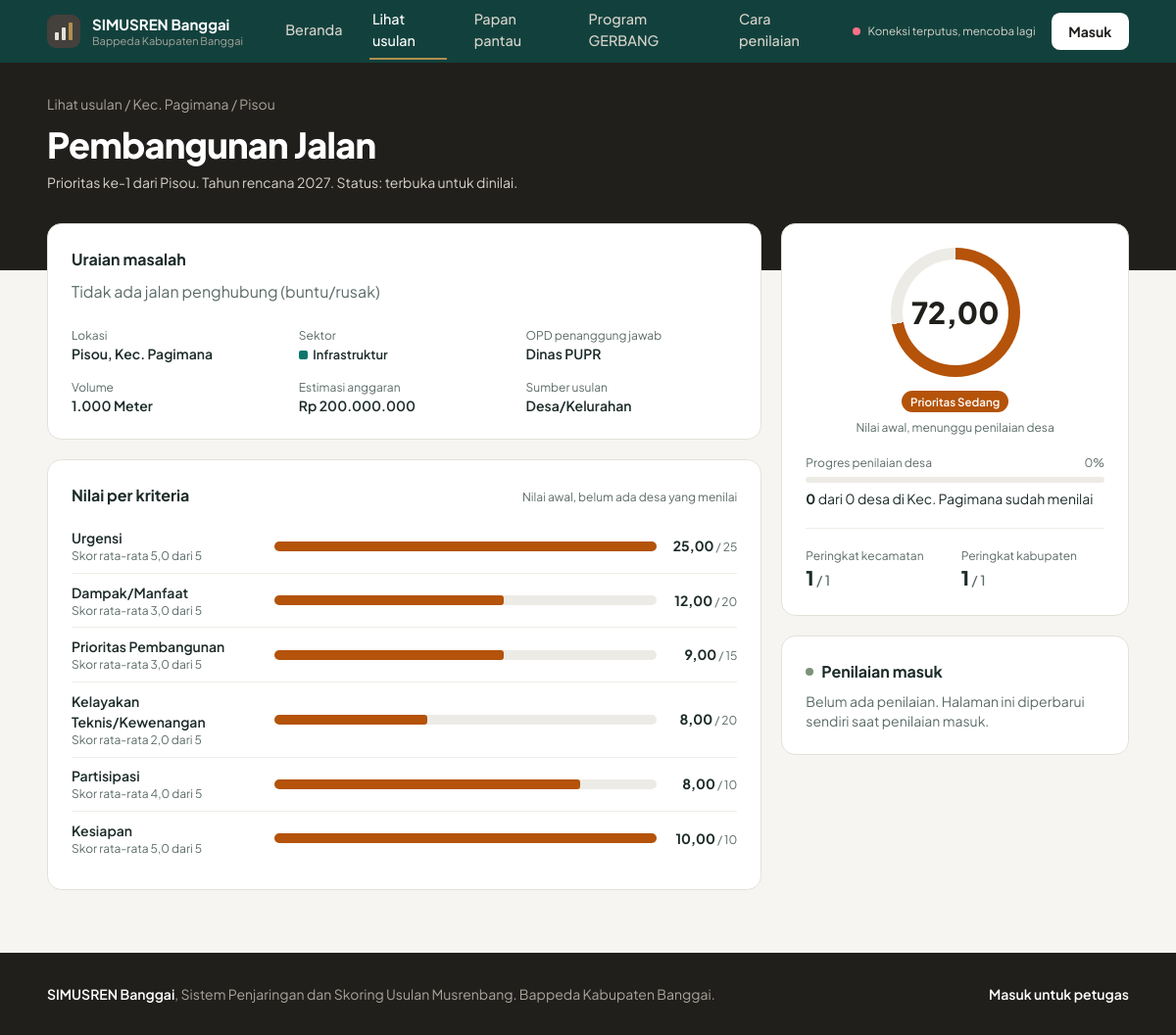
The app's page /lihat_usulan.php?id=1 with its own data.
### tables this page shows
CREATE TABLE `tb_usulan` (
  `id_usulan`         INT AUTO_INCREMENT PRIMARY KEY,
  `kode_usulan`       VARCHAR(40) NOT NULL UNIQUE,
  `tahun`             SMALLINT NOT NULL,
  `id_kecamatan`      INT NOT NULL,
  `desa`              VARCHAR(100) NOT NULL,
  `id_sumber`         INT NOT NULL,
  `id_sektor`         INT NOT NULL,
  `id_opd`            INT NOT NULL,
  `id_kamus`          INT DEFAULT NULL,
  `nama_usulan`       VARCHAR(255) NOT NULL,
  `uraian_masalah`    TEXT,
  `keterangan_lokasi` VARCHAR(255) DEFAULT NULL,
  `volume`            DECIMAL(14,2) DEFAULT 0,
  `satuan`            VARCHAR(30) DEFAULT NULL,
  `estimasi_anggaran` DECIMAL(18,2) DEFAULT 0,
  `nilai_awal`        DECIMAL(6,2) DEFAULT NULL,
  `jumlah_penilai`    INT NOT NULL DEFAULT 0,
  `peringkat_desa`    INT DEFAULT NULL,
  `total_nilai`       DECIMAL(6,2) DEFAULT NULL,
  `id_kategori`       INT DEFAULT NULL,
  `status`            ENUM('Draft','Terverifikasi','Ditolak') NOT NULL DEFAULT 'Draft',
  `catatan_verifikasi` TEXT,
  `id_user`           INT DEFAULT NULL,
  `dibuat_pada`       DATETIME NOT NULL DEFAULT CURRENT_TIMESTAMP,
  `diubah_pada`       DATETIME NOT NULL DEFAULT CURRENT_TIMESTAMP ON UPDATE CURRENT_TIMESTAMP,
  KEY `idx_tahun` (`tahun`),
  KEY `idx_kec` (`id_kecamatan`),
  KEY `idx_desa` (`id_kecamatan`,`desa`),
  KEY `idx_prioritas` (`tahun`,`id_kecamatan`,`desa`,`peringkat_desa`),
  KEY `idx_sektor` (`id_sektor`),
  KEY `idx_opd` (`id_opd`),
  KEY `idx_nilai` (`total_nilai`),
  CONSTRAINT `fk_usulan_kec` FOREIGN KEY (`id_kecamatan`) REFERENCES `tb_kecamatan`(`id_kecamatan`),
  CONSTRAINT `fk_usulan_sumber` FOREIGN KEY (`id_sumber`) REFERENCES `tb_sumber_usulan`(`id_sumber`),
  CONSTRAINT `fk_usulan_sektor` FOREIGN KEY (`id_sektor`) REFERENCES `tb_sektor`(`id_sektor`),
  CONSTRAINT `fk_usulan_opd` FOREIGN KEY (`id_opd`) REFERENCES `tb_opd`(`id_opd`)
);

CREATE TABLE `tb_kecamatan` (
  `id_kecamatan` INT AUTO_INCREMENT PRIMARY KEY,
  `nama`         VARCHAR(80) NOT NULL,
  `aktif`        TINYINT(1) NOT NULL DEFAULT 1
);

CREATE TABLE `tb_sektor` (
  `id_sektor` INT AUTO_INCREMENT PRIMARY KEY,
  `nama`      VARCHAR(80) NOT NULL,
  `warna`     VARCHAR(9) NOT NULL DEFAULT '#0F766E',
  `aktif`     TINYINT(1) NOT NULL DEFAULT 1
);

CREATE TABLE `tb_opd` (
  `id_opd` INT AUTO_INCREMENT PRIMARY KEY,
  `nama`   VARCHAR(120) NOT NULL,
  `aktif`  TINYINT(1) NOT NULL DEFAULT 1
);

CREATE TABLE `tb_sumber_usulan` (
  `id_sumber` INT AUTO_INCREMENT PRIMARY KEY,
  `nama`      VARCHAR(80) NOT NULL,
  `aktif`     TINYINT(1) NOT NULL DEFAULT 1
);

CREATE TABLE `tb_usulan_skor` (
  `id_skor`     INT AUTO_INCREMENT PRIMARY KEY,
  `id_usulan`   INT NOT NULL,
  `id_kriteria` INT NOT NULL,
  `skor`        TINYINT NOT NULL,
  `bobot`       DECIMAL(6,2) NOT NULL,
  `skala_maks`  TINYINT NOT NULL DEFAULT 5,
  `nilai`       DECIMAL(6,2) NOT NULL,
  UNIQUE KEY `uq_usulan_kriteria` (`id_usulan`,`id_kriteria`),
  CONSTRAINT `fk_skor_usulan` FOREIGN KEY (`id_usulan`) REFERENCES `tb_usulan`(`id_usulan`) ON DELETE CASCADE,
  CONSTRAINT `fk_skor_kriteria` FOREIGN KEY (`id_kriteria`) REFERENCES `tb_kriteria`(`id_kriteria`)
);

CREATE TABLE `tb_kriteria` (
  `id_kriteria`  INT AUTO_INCREMENT PRIMARY KEY,
  `kode`         VARCHAR(10) NOT NULL UNIQUE,
  `nama`         VARCHAR(100) NOT NULL,
  `deskripsi`    TEXT,
  `bobot`        DECIMAL(6,2) NOT NULL,
  `skala_maks`   TINYINT NOT NULL DEFAULT 5,
  `urut`         TINYINT NOT NULL DEFAULT 1,
  `aktif`        TINYINT(1) NOT NULL DEFAULT 1
);

CREATE TABLE `tb_kategori` (
  `id_kategori`  INT AUTO_INCREMENT PRIMARY KEY,
  `nama`         VARCHAR(60) NOT NULL,
  `batas_bawah`  DECIMAL(6,2) NOT NULL,
  `warna`        VARCHAR(9) NOT NULL DEFAULT '#64748B',
  `urut`         TINYINT NOT NULL DEFAULT 1
);

### includes/fungsi.php (called while the page is built, shortened)
<?php
function e($teks): string
{
    return htmlspecialchars((string)$teks, ENT_QUOTES, 'UTF-8');
}
function rupiah($angka): string
{
    return 'Rp ' . number_format((float)$angka, 0, ',', '.');
}
function angka($nilai, int $desimal = 2): string
{
    return number_format((float)$nilai, $desimal, ',', '.');
}
function syarat_prioritas(string $alias = 'u'): string
{
    return $alias . '.peringkat_desa IS NOT NULL AND ' . $alias . '.peringkat_desa <= ' . (int)JUMLAH_PRIORITAS_DESA;
}
function jalankan(mysqli $k, string $sql, string $tipe = '', array $nilai = [])
{
    $stmt = mysqli_prepare($k, $sql);
    if ($tipe !== '') {
        mysqli_stmt_bind_param($stmt, $tipe, ...$nilai);
    }
    mysqli_stmt_execute($stmt);
    $res = mysqli_stmt_get_result($stmt);
    $baris = [];
    if ($res) {
        while ($b = mysqli_fetch_assoc($res)) {
            $baris[] = $b;
        }
    }
    return $baris;
}

### lihat_usulan.php (the view, shortened to what this page needs)
<?php
require_once __DIR__ . '/includes/fungsi_publik.php';
$id = (int)($_GET['id'] ?? 0);
$sql = str_replace('SELECT u.*,', 'SELECT u.*, ' . SQL_TARGET_PENILAI . ' AS target,', SQL_USULAN_DASAR);
$baris = jalankan($koneksi, $sql . " WHERE u.id_usulan = ? AND u.status <> 'Ditolak' AND " . syarat_prioritas('u'), 'i', [$id]);
$u = $baris[0] ?? null;
if ($u) {
    $target   = (int)$u['target'];
    $jumlah   = (int)$u['jumlah_penilai'];
    $persen   = $target > 0 ? min(100, round($jumlah / $target * 100)) : 0;
    $bernilai = $u['total_nilai'] !== null;
    $kriteria_nilai = jalankan($koneksi, "
        SELECT k.nama, k.deskripsi, k.bobot, ROUND(AVG(ps.nilai), 2) AS nilai, ROUND(AVG(ps.skor), 2) AS skor
        FROM tb_penilaian_skor ps
        JOIN tb_penilaian p ON p.id_penilaian = ps.id_penilaian
        JOIN tb_kriteria k  ON k.id_kriteria = ps.id_kriteria
        WHERE p.id_usulan = ?
        GROUP BY k.id_kriteria, k.nama, k.deskripsi, k.bobot, k.urut
        ORDER BY k.urut", 'i', [$id]);
    $sumber_rincian = 'desa';
    if (!$kriteria_nilai && $bernilai) {
        $kriteria_nilai = jalankan($koneksi, "
            SELECT k.nama, k.deskripsi, s.bobot, s.nilai, s.skor
            FROM tb_usulan_skor s JOIN tb_kriteria k ON k.id_kriteria = s.id_kriteria
            WHERE s.id_usulan = ? ORDER BY k.urut", 'i', [$id]);
        $sumber_rincian = 'awal';
    }
    $posisi_kec = $posisi_kab = null;
    $jml_kec = $jml_kab = 0;
    if ($bernilai) {
        $r = jalankan($koneksi, "
            SELECT
              (SELECT COUNT(*) + 1 FROM tb_usulan x WHERE x.tahun = ? AND x.status <> 'Ditolak' AND " . syarat_prioritas('x') . "
                 AND x.id_kecamatan = ? AND x.total_nilai > ?) AS pos_kec,
              (SELECT COUNT(*) FROM tb_usulan x WHERE x.tahun = ? AND x.status <> 'Ditolak' AND " . syarat_prioritas('x') . "
                 AND x.id_kecamatan = ? AND x.total_nilai IS NOT NULL) AS jml_kec,
              (SELECT COUNT(*) + 1 FROM tb_usulan x WHERE x.tahun = ? AND x.status <> 'Ditolak' AND " . syarat_prioritas('x') . "
                 AND x.total_nilai > ?) AS pos_kab,
              (SELECT COUNT(*) FROM tb_usulan x WHERE x.tahun = ? AND x.status <> 'Ditolak' AND " . syarat_prioritas('x') . "
                 AND x.total_nilai IS NOT NULL) AS jml_kab",
            'iidiiidi', [
                $u['tahun'], $u['id_kecamatan'], $u['total_nilai'],
                $u['tahun'], $u['id_kecamatan'],
                $u['tahun'], $u['total_nilai'],
                $u['tahun'],
            ])[0];
        [$posisi_kec, $jml_kec, $posisi_kab, $jml_kab] = [(int)$r['pos_kec'], (int)$r['jml_kec'], (int)$r['pos_kab'], (int)$r['jml_kab']];
    }
    $riwayat = jalankan($koneksi, "SELECT diubah_pada, (diubah_pada > dibuat_pada) AS diperbarui
        FROM tb_penilaian WHERE id_usulan = ? ORDER BY diubah_pada DESC LIMIT 8", 'i', [$id]);
}
require __DIR__ . '/includes/publik_atas.php';
?>
<?php if (!$u): ?>
  <main id="isi-utama" class="max-w-3xl mx-auto px-5 py-20 text-center">
    <h1 class="text-2xl font-extrabold">Usulan tidak ditemukan</h1>
    <p class="mt-2" style="color:var(--redup)">Usulan mungkin sudah dihapus atau tidak ditampilkan untuk publik.</p>
    <a href="lihat.php" class="tombol inline-block mt-6">Kembali ke daftar usulan</a>
  </main>
<?php else: ?>
<section class="kepala-hal">
  <div class="wadah pt-8 pb-20" id="isi-utama">
    <nav class="text-sm" aria-label="Jejak halaman" style="color:#A9A49A">
      <a href="lihat.php?tahun=<?= (int)$u['tahun'] ?>" class="hover:text-white">Lihat usulan</a>
      <span aria-hidden="true"> / </span>
      <a href="lihat.php?tahun=<?= (int)$u['tahun'] ?>&amp;kec=<?= (int)$u['id_kecamatan'] ?>" class="hover:text-white">Kec. <?= e($u['kecamatan']) ?></a>
      <span aria-hidden="true"> / </span>
      <a href="lihat.php?tahun=<?= (int)$u['tahun'] ?>&amp;kec=<?= (int)$u['id_kecamatan'] ?>&amp;desa=<?= urlencode($u['desa']) ?>" class="hover:text-white"><?= e($u['desa']) ?></a>
    </nav>
    <h1 class="text-3xl md:text-4xl mt-3 max-w-3xl"><?= e($u['nama_usulan']) ?></h1>
    <p class="mt-2 text-sm" style="color:#D7D3CA">
      Prioritas ke-<?= (int)$u['peringkat_desa'] ?> dari <?= e($u['desa']) ?>. Tahun rencana <?= (int)$u['tahun'] ?>.
      Status: <?= $u['status'] === 'Draft' ? 'terbuka untuk dinilai' : e(strtolower($u['status'])) ?>.
    </p>
  </div>
</section>
<main class="wadah -mt-12 pb-16 relative z-10">
  <div id="langsung-rincian" data-langsung class="grid gap-5 lg:grid-cols-3">
    <div class="lg:col-span-2 space-y-5">
      <div class="kartu p-6">
        <h2 class="font-bold">Uraian masalah</h2>
        <p class="mt-2 leading-relaxed" style="color:var(--redup)"><?= $u['uraian_masalah'] ? nl2br(e($u['uraian_masalah'])) : 'Tidak ada uraian.' ?></p>
        <dl class="grid gap-4 grid-cols-2 md:grid-cols-3 mt-6 text-sm">
          <div><dt class="text-xs" style="color:var(--redup)">Lokasi</dt><dd class="font-semibold"><?= e($u['desa']) ?>, Kec. <?= e($u['kecamatan']) ?></dd></div>
          <div><dt class="text-xs" style="color:var(--redup)">Sektor</dt><dd class="font-semibold"><span class="sektor" style="color:inherit"><i style="background:<?= e($u['warna_sektor']) ?>"></i><?= e($u['sektor']) ?></span></dd></div>
          <div><dt class="text-xs" style="color:var(--redup)">OPD penanggung jawab</dt><dd class="font-semibold"><?= e($u['opd']) ?></dd></div>
          <div><dt class="text-xs" style="color:var(--redup)">Volume</dt><dd class="font-semibold"><?= angka($u['volume'], 0) ?> <?= e($u['satuan']) ?></dd></div>
          <div><dt class="text-xs" style="color:var(--redup)">Estimasi anggaran</dt><dd class="font-semibold"><?= rupiah($u['estimasi_anggaran']) ?></dd></div>
          <div><dt class="text-xs" style="color:var(--redup)">Sumber usulan</dt><dd class="font-semibold"><?= e($u['sumber']) ?></dd></div>
        </dl>
      </div>
      <div class="kartu p-6">
        <div class="flex flex-wrap items-baseline justify-between gap-2">
          <h2 class="font-bold">Nilai per kriteria</h2>
          <p class="text-xs" style="color:var(--redup)">
            <?= $sumber_rincian === 'desa' && $kriteria_nilai
                ? 'Rata-rata dari ' . $jumlah . ' desa penilai'
                : ($kriteria_nilai ? 'Nilai awal, belum ada desa yang menilai' : '') ?>
          </p>
        </div>
        <?php if ($kriteria_nilai): ?>
          <div class="mt-3">
            <?php foreach ($kriteria_nilai as $k):
                $bobot = (float)$k['bobot'];
                $isi = $bobot > 0 ? min(100, (float)$k['nilai'] / $bobot * 100) : 0; ?>
              <div class="batang-kriteria">
                <div>
                  <p class="font-semibold"><?= e($k['nama']) ?></p>
                  <p class="text-xs" style="color:var(--redup)">Skor rata-rata <?= angka($k['skor'], 1) ?> dari 5</p>
                </div>
                <div class="jalur-progres" role="img" aria-label="<?= angka($k['nilai']) ?> dari bobot <?= angka($bobot, 0) ?>">
                  <i style="width:<?= $isi ?>%;background:<?= e($u['warna_kategori'] ?: '#44403B') ?>"></i>
                </div>
                <p class="text-right"><b><?= angka($k['nilai']) ?></b><span class="text-xs" style="color:var(--redup)"> / <?= angka($bobot, 0) ?></span></p>
              </div>
            <?php endforeach; ?>
          </div>
        <?php else: ?>
          <p class="mt-3 text-sm" style="color:var(--redup)">Belum ada penilaian. Rincian akan muncul setelah desa pertama menilai.</p>
        <?php endif; ?>
      </div>
    </div>
    <aside class="space-y-5">
      <div class="kartu p-6 text-center">
        <?php if ($bernilai): ?>
          <div class="cincin mx-auto" style="--p:<?= max(0, min(100, (float)$u['total_nilai'])) ?>;--warna:<?= e($u['warna_kategori'] ?: '#64748B') ?>;width:132px;height:132px">
            <span style="width:108px;height:108px;font-size:1.9rem"><?= angka($u['total_nilai']) ?></span>
          </div>
          <p class="mt-3"><?= lencana_kategori($u) ?></p>
          <p class="text-xs mt-2" style="color:var(--redup)"><?= $jumlah > 0 ? 'Rata-rata dari ' . $jumlah . ' desa penilai' : 'Nilai awal, menunggu penilaian desa' ?></p>
        <?php endif; ?>
        <div class="mt-5 text-left">
          <div class="flex justify-between text-xs mb-1.5" style="color:var(--redup)">
            <span>Progres penilaian desa</span><span><?= $persen ?>%</span>
          </div>
          <div class="jalur-progres"><i style="width:<?= $persen ?>%"></i></div>
          <p class="text-sm mt-1.5"><b><?= $jumlah ?></b> dari <?= $target ?> desa di Kec. <?= e($u['kecamatan']) ?> sudah menilai</p>
        </div>
        <?php if ($bernilai): ?>
          <dl class="grid grid-cols-2 gap-3 mt-5 pt-5 border-t text-left" style="border-color:#EFEDE7">
            <div><dt class="text-xs" style="color:var(--redup)">Peringkat kecamatan</dt><dd class="text-xl font-extrabold"><?= $posisi_kec ?><span class="text-sm font-medium" style="color:var(--redup)"> / <?= $jml_kec ?></span></dd></div>
            <div><dt class="text-xs" style="color:var(--redup)">Peringkat kabupaten</dt><dd class="text-xl font-extrabold"><?= $posisi_kab ?><span class="text-sm font-medium" style="color:var(--redup)"> / <?= $jml_kab ?></span></dd></div>
          </dl>
        <?php endif; ?>
      </div>
      <div class="kartu p-6">
        <h2 class="font-bold flex items-center gap-2"><span class="langsung-titik" aria-hidden="true"></span>Penilaian masuk</h2>
        <?php if ($riwayat): ?>
          <ol class="mt-3 space-y-2 text-sm">
            <?php foreach ($riwayat as $rw): ?>
              <li class="flex justify-between gap-3">
                <span><?= $rw['diperbarui'] ? 'Satu desa memperbarui nilai' : 'Satu desa memberi nilai' ?></span>
                <span class="text-xs whitespace-nowrap" style="color:var(--redup)"><?= e(waktu_lalu($rw['diubah_pada'])) ?></span>
              </li>
            <?php endforeach; ?>
          </ol>
          <p class="text-xs mt-3" style="color:var(--redup)">Nama desa penilai dan nilainya masing-masing tidak ditampilkan.</p>
        <?php else: ?>
          <p class="mt-2 text-sm" style="color:var(--redup)">Belum ada penilaian. Halaman ini diperbarui sendiri saat penilaian masuk.</p>
        <?php endif; ?>
      </div>
    </aside>
  </div>
</main>
<?php endif; ?>
<?php require __DIR__ . '/includes/publik_bawah.php'; ?>

### includes/fungsi_publik.php (shortened to what this page needs)
<?php
require_once __DIR__ . '/fungsi.php';
function lencana_kategori(array $u): string
{
    return '<span class="lencana" style="background:' . e($u['warna_kategori'] ?: '#64748B') . '">'
         . e($u['kategori'] ?: 'Tanpa kategori') . '</span>';
}

### records on screen
tb_usulan: id_kecamatan.nama "Pagimana", desa "Pisou", nama_usulan "Pembangunan Jalan", peringkat_desa "1", tahun "2027", uraian_masalah "Tidak ada jalan penghubung (buntu/rusak)", id_sektor.nama "Infrastruktur", id_opd.nama "Dinas PUPR", volume "1.000", satuan "Meter", estimasi_anggaran "Rp 200.000.000", id_sumber.nama "Desa/Kelurahan", total_nilai "72,00", id_kategori.nama "Prioritas Sedang", jumlah_penilai "0"
tb_usulan_skor: id_kriteria.nama "Urgensi", skor "5,0", nilai "25,00", bobot "25"
tb_usulan_skor: id_kriteria.nama "Dampak/Manfaat", skor "3,0", nilai "12,00", bobot "20"
tb_usulan_skor: id_kriteria.nama "Prioritas Pembangunan", skor "3,0", nilai "9,00", bobot "15"
tb_usulan_skor: id_kriteria.nama "Kelayakan Teknis/Kewenangan", skor "2,0", nilai "8,00", bobot "20"
tb_usulan_skor: id_kriteria.nama "Partisipasi", skor "4,0", nilai "8,00", bobot "10"
tb_usulan_skor: id_kriteria.nama "Kesiapan", skor "5,0", nilai "10,00", bobot "10"

### other values on screen
APP_NAMA "SIMUSREN Banggai"
APP_INSTANSI "Bappeda Kabupaten Banggai"
$m[0] "Beranda"
$m[0] "Lihat usulan"
$m[0] "Papan pantau"
$m[0] "Program GERBANG"
$m[0] "Cara penilaian"
$persen "0"
$target "0"
$posisi_kec "1"
$jml_kec "1"
$posisi_kab "1"
$jml_kab "1"
APP_SUBJUDUL "Sistem Penjaringan dan Skoring Usulan Musrenbang"
